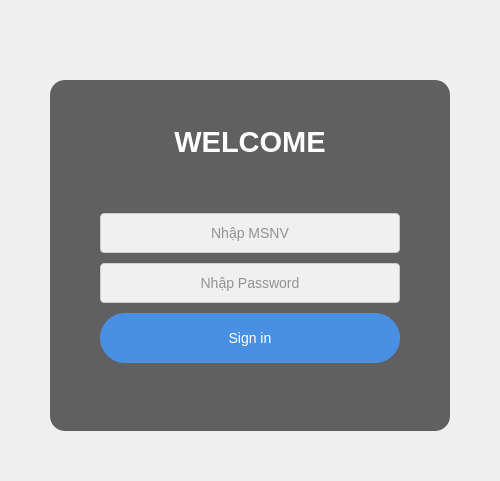
      <widget class="QWidget" name="tabLogin">
       <attribute name="icon">
        <iconset resource="lib_icon_InventoryManagement.qrc">
         <normaloff>:/icon/images/icon/login_logo.png</normaloff>:/icon/images/icon/login_logo.png</iconset>
       </attribute>
       <attribute name="title">
        <string>LOGIN</string>
       </attribute>
       <layout class="QVBoxLayout" name="verticalLayout_21">
        <property name="spacing">
         <number>5</number>
        </property>
        <property name="leftMargin">
         <number>5</number>
        </property>
        <property name="topMargin">
         <number>5</number>
        </property>
        <property name="rightMargin">
         <number>5</number>
        </property>
        <property name="bottomMargin">
         <number>5</number>
        </property>
        <item>
         <widget class="QWidget" name="horizontalWidget_Login_3" native="true">
          <layout class="QHBoxLayout" name="horizontalLayout_22">
           <property name="spacing">
            <number>5</number>
           </property>
           <property name="leftMargin">
            <number>5</number>
           </property>
           <property name="topMargin">
            <number>5</number>
           </property>
           <property name="rightMargin">
            <number>5</number>
           </property>
           <property name="bottomMargin">
            <number>5</number>
           </property>
           <item>
            <spacer name="horizontalSpacer_24">
             <property name="orientation">
              <enum>Qt::Horizontal</enum>
             </property>
             <property name="sizeHint" stdset="0">
              <size>
               <width>40</width>
               <height>20</height>
              </size>
             </property>
            </spacer>
           </item>
           <item>
            <layout class="QVBoxLayout" name="verticalLayout_19">
             <item>
              <spacer name="verticalSpacer_28">
               <property name="orientation">
                <enum>Qt::Vertical</enum>
               </property>
               <property name="sizeType">
                <enum>QSizePolicy::Fixed</enum>
               </property>
               <property name="sizeHint" stdset="0">
                <size>
                 <width>20</width>
                 <height>70</height>
                </size>
               </property>
              </spacer>
             </item>
             <item>
              <widget class="QWidget" name="widget_7" native="true">
               <property name="sizePolicy">
                <sizepolicy hsizetype="Fixed" vsizetype="Preferred">
                 <horstretch>0</horstretch>
                 <verstretch>0</verstretch>
                </sizepolicy>
               </property>
               <property name="minimumSize">
                <size>
                 <width>400</width>
                 <height>0</height>
                </size>
               </property>
               <property name="maximumSize">
                <size>
                 <width>600</width>
                 <height>500</height>
                </size>
               </property>
               <property name="styleSheet">
                <string notr="true">QWidget {
    background-color: rgba(0, 0, 0, 0.6); /* Màu nền đen mờ */
    border-radius: 15px; /* Bo góc mềm mại */
}
</string>
               </property>
               <layout class="QVBoxLayout" name="verticalLayout_20">
                <property name="spacing">
                 <number>5</number>
                </property>
                <property name="leftMargin">
                 <number>5</number>
                </property>
                <property name="topMargin">
                 <number>5</number>
                </property>
                <property name="rightMargin">
                 <number>5</number>
                </property>
                <property name="bottomMargin">
                 <number>5</number>
                </property>
                <item>
                 <spacer name="verticalSpacer_29">
                  <property name="orientation">
                   <enum>Qt::Vertical</enum>
                  </property>
                  <property name="sizeType">
                   <enum>QSizePolicy::Fixed</enum>
                  </property>
                  <property name="sizeHint" stdset="0">
                   <size>
                    <width>20</width>
                    <height>40</height>
                   </size>
                  </property>
                 </spacer>
                </item>
                <item>
                 <widget class="QLabel" name="login_title_label">
                  <property name="font">
                   <font>
                    <pointsize>22</pointsize>
                    <weight>75</weight>
                    <bold>true</bold>
                   </font>
                  </property>
                  <property name="styleSheet">
                   <string notr="true">QLabel {
    background-color: transparent; /* Nền trong suốt */
    color: #ffffff; /* Màu chữ trắng (hoặc tùy chỉnh theo ý bạn) */
}
</string>
                  </property>
                  <property name="frameShape">
                   <enum>QFrame::NoFrame</enum>
                  </property>
                  <property name="text">
                   <string>WELCOME</string>
                  </property>
                  <property name="scaledContents">
                   <bool>false</bool>
                  </property>
                  <property name="alignment">
                   <set>Qt::AlignCenter</set>
                  </property>
                  <property name="wordWrap">
                   <bool>false</bool>
                  </property>
                 </widget>
                </item>
                <item>
                 <spacer name="verticalSpacer_30">
                  <property name="orientation">
                   <enum>Qt::Vertical</enum>
                  </property>
                  <property name="sizeType">
                   <enum>QSizePolicy::Fixed</enum>
                  </property>
                  <property name="sizeHint" stdset="0">
                   <size>
                    <width>20</width>
                    <height>10</height>
                   </size>
                  </property>
                 </spacer>
                </item>
                <item>
                 <layout class="QHBoxLayout" name="horizontalLayout_23">
                  <item>
                   <widget class="QLabel" name="login_logo_label">
                    <property name="sizePolicy">
                     <sizepolicy hsizetype="Fixed" vsizetype="Preferred">
                      <horstretch>0</horstretch>
                      <verstretch>0</verstretch>
                     </sizepolicy>
                    </property>
                    <property name="maximumSize">
                     <size>
                      <width>100</width>
                      <height>70</height>
                     </size>
                    </property>
                    <property name="font">
                     <font>
                      <weight>75</weight>
                      <bold>true</bold>
                     </font>
                    </property>
                    <property name="styleSheet">
                     <string notr="true">QLabel {
    background-color: transparent; /* Nền trong suốt */
}
</string>
                    </property>
                    <property name="text">
                     <string/>
                    </property>
                    <property name="pixmap">
                     <pixmap resource="lib_icon_InventoryManagement.qrc">:/icon/images/icon/logo.png</pixmap>
                    </property>
                    <property name="scaledContents">
                     <bool>true</bool>
                    </property>
                    <property name="alignment">
                     <set>Qt::AlignCenter</set>
                    </property>
                    <property name="wordWrap">
                     <bool>false</bool>
                    </property>
                   </widget>
                  </item>
                 </layout>
                </item>
                <item>
                 <spacer name="verticalSpacer_31">
                  <property name="orientation">
                   <enum>Qt::Vertical</enum>
                  </property>
                  <property name="sizeType">
                   <enum>QSizePolicy::Fixed</enum>
                  </property>
                  <property name="sizeHint" stdset="0">
                   <size>
                    <width>20</width>
                    <height>20</height>
                   </size>
                  </property>
                 </spacer>
                </item>
                <item>
                 <layout class="QHBoxLayout" name="horizontalLayout_24">
                  <item>
                   <widget class="QLineEdit" name="login_msnv_lineedit">
                    <property name="sizePolicy">
                     <sizepolicy hsizetype="Fixed" vsizetype="Fixed">
                      <horstretch>0</horstretch>
                      <verstretch>0</verstretch>
                     </sizepolicy>
                    </property>
                    <property name="minimumSize">
                     <size>
                      <width>300</width>
                      <height>40</height>
                     </size>
                    </property>
                    <property name="font">
                     <font>
                      <pointsize>-1</pointsize>
                     </font>
                    </property>
                    <property name="autoFillBackground">
                     <bool>false</bool>
                    </property>
                    <property name="styleSheet">
                     <string notr="true">QLineEdit {
    background-color: #f0f0f0;
    border: 1px solid #ccc;
    border-radius: 4px;
    padding: 4px;
    color: #333;
	font-size: 14px;
}

QLineEdit:focus {
    border: 2px solid #4a90e2; /* Màu viền khi focus */
}</string>
                    </property>
                    <property name="inputMask">
                     <string/>
                    </property>
                    <property name="alignment">
                     <set>Qt::AlignCenter</set>
                    </property>
                    <property name="placeholderText">
                     <string>Nhập MSNV</string>
                    </property>
                   </widget>
                  </item>
                 </layout>
                </item>
                <item>
                 <spacer name="verticalSpacer_32">
                  <property name="orientation">
                   <enum>Qt::Vertical</enum>
                  </property>
                  <property name="sizeType">
                   <enum>QSizePolicy::Fixed</enum>
                  </property>
                  <property name="sizeHint" stdset="0">
                   <size>
                    <width>20</width>
                    <height>5</height>
                   </size>
                  </property>
                 </spacer>
                </item>
                <item>
                 <layout class="QHBoxLayout" name="horizontalLayout_25">
                  <item>
                   <widget class="QLineEdit" name="login_password_lineedit">
                    <property name="sizePolicy">
                     <sizepolicy hsizetype="Fixed" vsizetype="Fixed">
                      <horstretch>0</horstretch>
                      <verstretch>0</verstretch>
                     </sizepolicy>
                    </property>
                    <property name="minimumSize">
                     <size>
                      <width>300</width>
                      <height>40</height>
                     </size>
                    </property>
                    <property name="font">
                     <font>
                      <pointsize>-1</pointsize>
                     </font>
                    </property>
                    <property name="styleSheet">
                     <string notr="true">QLineEdit {
    background-color: #f0f0f0;
    border: 1px solid #ccc;
    border-radius: 4px;
    padding: 4px;
    font-size: 14px;
    color: #333;
}

QLineEdit:focus {
    border: 2px solid #4a90e2; /* Màu viền khi focus */
}</string>
                    </property>
                    <property name="inputMask">
                     <string/>
                    </property>
                    <property name="maxLength">
                     <number>16</number>
                    </property>
                    <property name="echoMode">
                     <enum>QLineEdit::Password</enum>
                    </property>
                    <property name="alignment">
                     <set>Qt::AlignCenter</set>
                    </property>
                    <property name="placeholderText">
                     <string>Nhập Password</string>
                    </property>
                    <property name="clearButtonEnabled">
                     <bool>false</bool>
                    </property>
                   </widget>
                  </item>
                 </layout>
                </item>
                <item>
                 <spacer name="verticalSpacer_33">
                  <property name="orientation">
                   <enum>Qt::Vertical</enum>
                  </property>
                  <property name="sizeType">
                   <enum>QSizePolicy::Fixed</enum>
                  </property>
                  <property name="sizeHint" stdset="0">
                   <size>
                    <width>20</width>
                    <height>5</height>
                   </size>
                  </property>
                 </spacer>
                </item>
                <item>
                 <layout class="QHBoxLayout" name="horizontalLayout_26">
                  <item>
                   <widget class="QPushButton" name="login_login_button">
                    <property name="sizePolicy">
                     <sizepolicy hsizetype="Fixed" vsizetype="Maximum">
                      <horstretch>0</horstretch>
                      <verstretch>0</verstretch>
                     </sizepolicy>
                    </property>
                    <property name="minimumSize">
                     <size>
                      <width>300</width>
                      <height>50</height>
                     </size>
                    </property>
                    <property name="maximumSize">
                     <size>
                      <width>16777215</width>
                      <height>50</height>
                     </size>
                    </property>
                    <property name="sizeIncrement">
                     <size>
                      <width>0</width>
                      <height>40</height>
                     </size>
                    </property>
                    <property name="font">
                     <font>
                      <pointsize>-1</pointsize>
                     </font>
                    </property>
                    <property name="cursor">
                     <cursorShape>PointingHandCursor</cursorShape>
                    </property>
                    <property name="styleSheet">
                     <string notr="true">/* QPushButton styling */
QPushButton {
    background-color: #4a90e2;
    border: none;
    border-radius: 25px;
    color: #fff;
    font-size: 14px;
    padding: 6px 12px;
}

QPushButton:hover {
    background-color: #357ab7;
	font: 75 16pt;
}

QPushButton:pressed {
    background-color: #2a6cae;
}

QPushButton:disabled {
    background-color: #ccc;
    color: #666;
}</string>
                    </property>
                    <property name="text">
                     <string>Sign in</string>
                    </property>
                    <property name="iconSize">
                     <size>
                      <width>32</width>
                      <height>32</height>
                     </size>
                    </property>
                   </widget>
                  </item>
                 </layout>
                </item>
                <item>
                 <widget class="QLabel" name="login_info_label">
                  <property name="font">
                   <font>
                    <pointsize>12</pointsize>
                    <weight>75</weight>
                    <bold>true</bold>
                   </font>
                  </property>
                  <property name="styleSheet">
                   <string notr="true">QLabel {
    background-color: transparent; /* Nền trong suốt */
	color: rgb(255, 255, 0);
}
</string>
                  </property>
                  <property name="frameShape">
                   <enum>QFrame::NoFrame</enum>
                  </property>
                  <property name="text">
                   <string/>
                  </property>
                  <property name="scaledContents">
                   <bool>false</bool>
                  </property>
                  <property name="alignment">
                   <set>Qt::AlignCenter</set>
                  </property>
                  <property name="wordWrap">
                   <bool>false</bool>
                  </property>
                 </widget>
                </item>
                <item>
                 <spacer name="verticalSpacer_34">
                  <property name="orientation">
                   <enum>Qt::Vertical</enum>
                  </property>
                  <property name="sizeHint" stdset="0">
                   <size>
                    <width>20</width>
                    <height>40</height>
                   </size>
                  </property>
                 </spacer>
                </item>
               </layout>
              </widget>
             </item>
             <item>
              <spacer name="verticalSpacer_35">
               <property name="orientation">
                <enum>Qt::Vertical</enum>
               </property>
               <property name="sizeHint" stdset="0">
                <size>
                 <width>20</width>
                 <height>40</height>
                </size>
               </property>
              </spacer>
             </item>
            </layout>
           </item>
           <item>
            <spacer name="horizontalSpacer_25">
             <property name="orientation">
              <enum>Qt::Horizontal</enum>
             </property>
             <property name="sizeHint" stdset="0">
              <size>
               <width>40</width>
               <height>20</height>
              </size>
             </property>
            </spacer>
           </item>
          </layout>
         </widget>
        </item>
       </layout>
      </widget>
